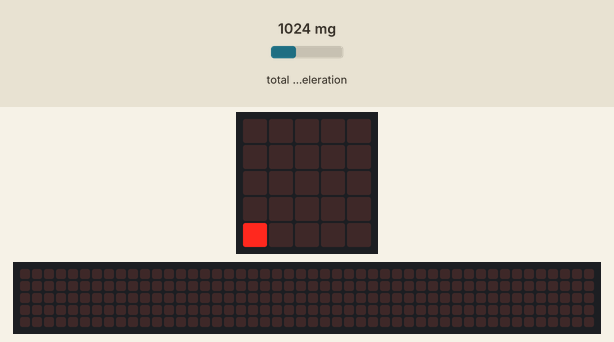
Simulated run of this program. Board: BBC micro:bit (MakeCode). Shown: the board's 5×5 LED display, a strip that is not on the board, showing the scrolling text unrolled. Inputs (shaded band) come from the test bench; at power-on: total acceleration 1024 mg. The 48×5 strip is a reading aid, not a part: it shows the text the display is scrolling, unrolled, one strip-width of it at a time.

Above: at 1.2 s.
1.3 s: total acceleration set to 958 mg
At 1.75 s:
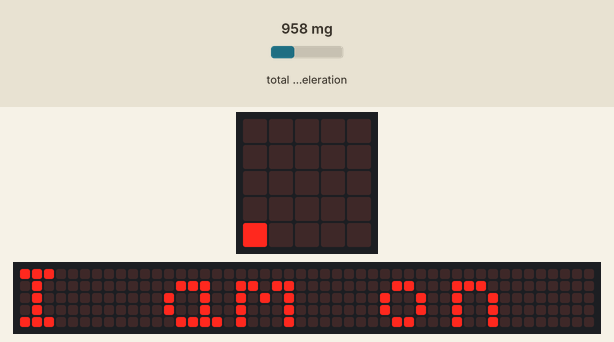
At 3.4 s:
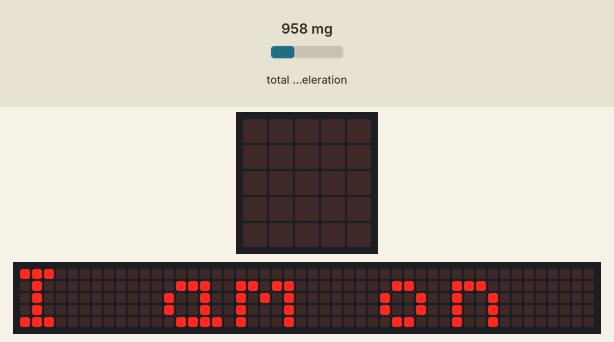

The program:

main.ts
```typescript
basic.forever(function () {
    if (input.acceleration(Dimension.Strength) < 1000) {
        basic.showString("I am on the moon!!")
    } else if (input.acceleration(Dimension.Strength) <= 2000) {
        basic.showLeds(`
            . . . . .
            . . . . .
            . . . . .
            . . . . .
            # . . . .
            `)
    } else if (input.acceleration(Dimension.Strength) <= 3000) {
        basic.showLeds(`
            . . . . .
            . . . . .
            . . . . .
            . # . . .
            # # . . .
            `)
    } else if (input.acceleration(Dimension.Strength) <= 4000) {
        basic.showLeds(`
            . . . . .
            . . . . .
            . . # . .
            . # # . .
            # # # . .
            `)
    } else if (input.acceleration(Dimension.Strength) <= 5000) {
        basic.showLeds(`
            . . . . .
            . . . # .
            . . # # .
            . # # # .
            # # # # .
            `)
    } else {
        basic.showString("Ik word misselijk!")
    }
})
```

test.ts
```typescript
// tests gaan hier; deze zal niet worden gecompileerd wanneer dit pakket wordt gebruikt als extensie.
```

Measured:
- the behaviour switches between 1000 and 999 mg on total acceleration (found by bisection; images 0 and 1)
- after the input at 1.3 s, the display: changes after 0.38 s (image 1)
- what the display in image 2 shows lasts 0.7 s, from 2.9 s to 3.6 s
